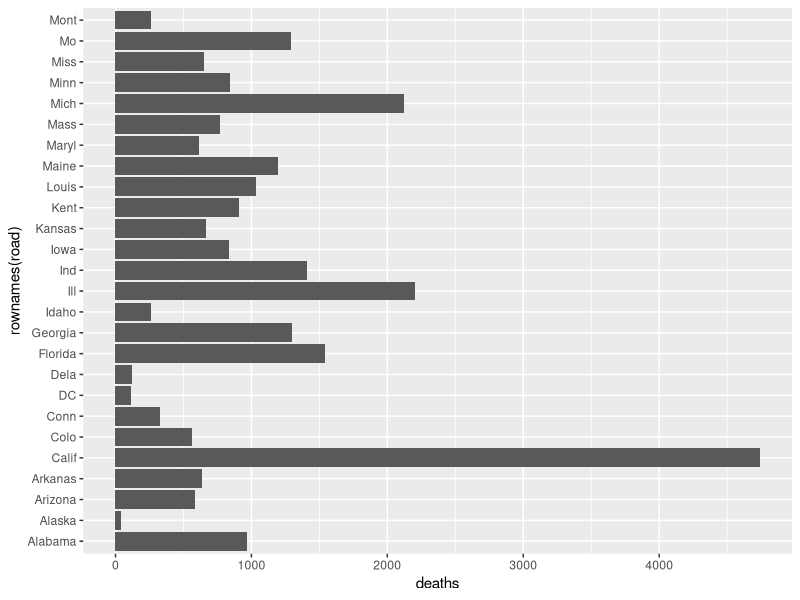

Recreate this plot in R.
#########################################
# file  : MT.R
# auther: norih
# date  : Nov 26th, 2020
# Maharanobis-Taguchi System
#########################################
library(MASS)
library(tidyverse)
road
rownames(road)

ggplot(road, aes(y=rownames(road), x=deaths)) + 
  geom_bar(stat = "identity")

X <- road / road$drivers
X <- as.matrix(log(X[,-2] + 1))
mx <- colMeans(X)
Xc <- X - matrix(1, nrow(X), 1) %*% mx
Sx <- t(Xc) %*% Xc / nrow(X)
a <- rowSums((Xc %*% solve(Sx)) * Xc) / ncol(X)

# Davis %>% select(weight)
# 
# ggplot(Davis, aes(x=weight)) + geom_histogram()
# 
# mu <- mean(Davis$weight)
# s2 <- mean((Davis$weight - mu)^2)
# c(mu, s2)
# 
# 
# # 異常度の計算
# a <- (Davis$weight - mu)^2 / s2
# th <- qchisq(.99, 1)
# ggplot(NULL, aes(y=a, x = seq(1,length(a)))) + 
#       geom_point(alpha = 1/5) + 
#       geom_hline(yintercept = th, colour = "red", linetype = "dashed")
